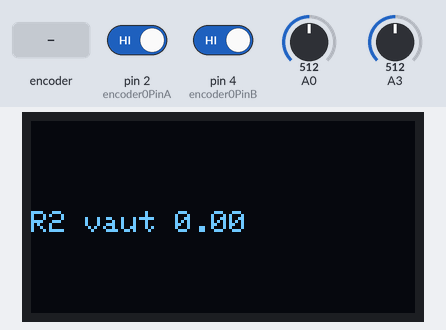
The sketch below on a simulated Arduino Uno, built with avr-gcc and run on an emulated ATmega328P. Shown: 128×64 one-colour display. Inputs (shaded band) come from the test bench; at power-on: A3 = 512, A0 = 512, pin 2 (encoder0PinA) HIGH, pin 4 (encoder0PinB) HIGH.

Above: at 1.2 s.
1.3 s: A3 set to 12
2.8 s: A3 set to 9
At 3.26 s:
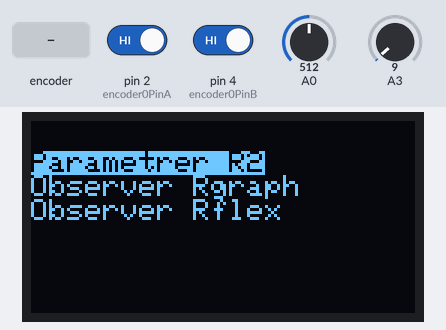
5.3 s: rotary encoder on pin 2 (encoder0PinA) / pin 4 (encoder0PinB) turned 3 steps (first pin leading)
At 7.2 s:
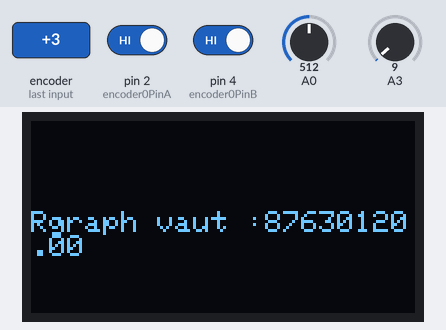
7.5 s: A0 set to 716
At 8.3 s:
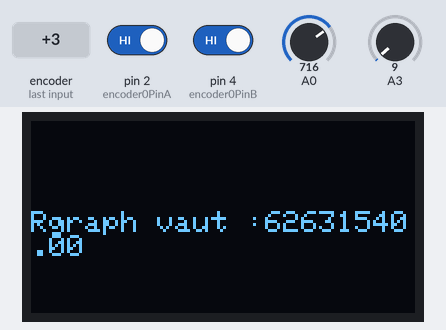
9.1 s: A0 set to 12
At 10.4 s:
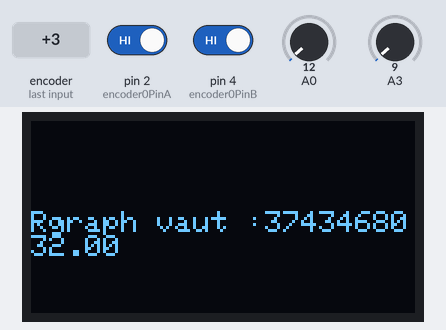
10.7 s: A0 set to 9
At 11.9 s:
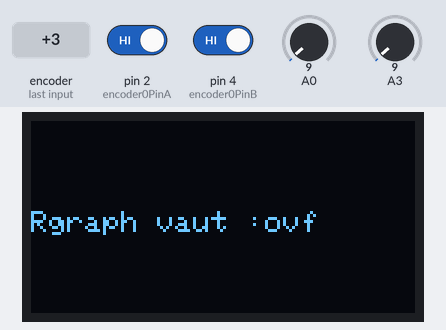
Timing chart, 0 to 13.3 s (numbered marks = the images above; inputs shaded):
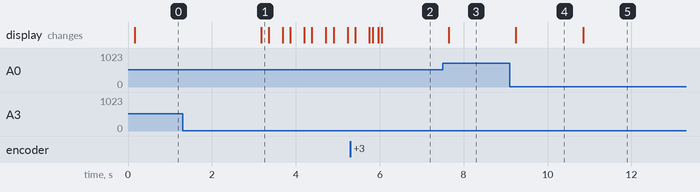

Measured:
- the behaviour switches between 11 and 10 on A3 (found by bisection; images 0 and 1)
- the behaviour switches between 11 and 10 on A0 (found by bisection; images 4 and 5)
- after the input at 1.3 s, every drawn part: stays the same
- after the input at 2.8 s, the display: changes after 0.37 s (image 1)
- after the input at 5.3 s, the display: first changes after 0.11 s (image 2 shows a later state)
- after the input at 7.5 s, the display: changes after 0.15 s (image 3)
- after the input at 9.1 s, the display: changes after 0.15 s (image 4)
- after the input at 10.7 s, the display: changes after 0.15 s (image 5)

The sketch:

Code_arduino_Lauriane_Alan.ino
```cpp
#include <SoftwareSerial.h>
#include <SPI.h>
#include <Adafruit_SSD1306.h>

////////////////////////////////////////////////////////////////////////////////////////////////////////
#define nombreDePixelsEnLargeur 128         // Taille de l'écran OLED, en pixel, au niveau de sa largeur
#define nombreDePixelsEnHauteur 64          // Taille de l'écran OLED, en pixel, au niveau de sa hauteur
#define brocheResetOLED         -1          // Reset de l'OLED partagé avec l'Arduino (d'où la valeur à -1, et non un numéro de pin)
#define adresseI2CecranOLED     0x3C
#define encoder0PinA  2  //CLK Output A Do not use other pin for clock as we are using interrupt
#define encoder0PinB  4  //DT Output B
#define Switch 5 // Switch connection if available
#define MCP_NOP 0b00000000
#define MCP_WRITE 0b00010001
#define MCP_SHTDWN 0b00100001
#define txPin 8   //Broche 11 en tant que RX, TX du HC-05
#define rxPin 9   //Broche 10 en tant que TX, RX du HC-05
#define baudrate 9600
////////////////////////////////////////////////////////////////////////////////////////////////////////

const int ssMCPin = 10; // Define the slave select for the digital pot
volatile unsigned int encoder0Pos = 0; //Valeur de position de l'encodeur rotatoire
int in_menu = 0; //Booleen permettant de switch entre menu et fonctionnalités
int last_pos_encodeur = 0; //Dernière position de l'encodeur rotatoire, pour savoir si la position a changé depuis le dernier tour de boucle
int pos_menu = 1; //Position dans le menu
float R2 = 5*196.08; //Valeur de R2, initialisée à environ 980
float sensorfelix = 0.0; //Valeur de tension du flexsensor
int buttonState;   // lecture actuelle du pin d'entrée du bouton poussoir
int lastButtonState = 0; //Dernière valeur de l'entrée du bouton poussoir
long lastDebounceTime = 0; // the last time the output pin was toggled
long debounceDelay = 10;    // temps de debouncing


Adafruit_SSD1306 ecranOLED(nombreDePixelsEnLargeur, nombreDePixelsEnHauteur, &Wire, brocheResetOLED); //definition de l'OLED
SoftwareSerial mySerial(rxPin ,txPin); //Definition du software serial pour le bluetooth

//SPIWrite est une fonction qui sera appelee pour ecrire des valeurs sur le potentiometre digital
void SPIWrite(uint8_t cmd, uint8_t data, uint8_t ssPin) // SPI write the command and data to the MCP IC connected to the ssPin
{
  SPI.beginTransaction(SPISettings(14000000, MSBFIRST, SPI_MODE0)); //https://www.arduino.cc/en/Reference/SPISettings
  digitalWrite(ssPin, LOW); // SS pin low to select chip
  SPI.transfer(cmd);        // Send command code
  SPI.transfer(data);       // Send associated value
  digitalWrite(ssPin, HIGH);// SS pin high to de-select chip
  SPI.endTransaction();
}

//---------------------------------------------------------------------------------------


void setup() {

//Setup des pins de l'encodeur rotatoire et de l'interrupt ------------------------------
  pinMode(encoder0PinA, INPUT);
  digitalWrite(encoder0PinA, HIGH);       // turn on pullup resistor
  pinMode(encoder0PinB, INPUT);
  digitalWrite(encoder0PinB, HIGH);       // turn on pullup resistor
  attachInterrupt(0, doEncoder, RISING); // encoder pin on interrupt 0 - pin2
//---------------------------------------------------------------------------------------

//Setup de l'ecran OLED ------------------------------------------------------------------------------------
      if(!ecranOLED.begin(SSD1306_SWITCHCAPVCC, adresseI2CecranOLED))
    while(1);                               // Arrêt du programme (boucle infinie) si échec d'initialisation
    boolean bCouleurInverse = false;
    ecranOLED.clearDisplay();  // Effaçage de l'intégralité du buffer de l'ecran
    ecranOLED.setTextSize(1);  // Taille de la police d'ecriture
    ecranOLED.setCursor(0,30 ); //Position initiale du curseur
    ecranOLED.setTextColor(SSD1306_WHITE, SSD1306_BLACK); //Couleur d'ecriture initiale
//----------------------------------------------------------------------------------------------------------


//Setup des pins serie et debut de communication sur les differents ports
  // initialize serial communication at 9600 bits per second:
  Serial.begin(baudrate);
  pinMode(rxPin,INPUT);
  pinMode(txPin,OUTPUT);
  pinMode (ssMCPin, OUTPUT); //select pin output
  digitalWrite(ssMCPin, HIGH); //SPI chip disabled
  SPI.begin();
  mySerial.begin(baudrate);
//------------------------------------------------------------------------

}


void loop() {

  int i_R2 = 5; //Initialisation de la position du wiper dans le pot. digital

  //Code des 3 fonctionnalités qui s'executent en dehors du menu principal selon la valeur de pos_menu
  if (not in_menu){ //Si on n'est pas dans le menu alors...

      if(pos_menu == 1){ //Si pos_menu vaut 1 on rentre dans la fonctionnalité reglage du gain, en choisissant R2, la resistance serie sur la borne V- de l'ampli-op
        i_R2 = 0; //On passe le wiper a 0
        buttonState = 0; //On force l'etat actuel du bouton poussoir a 0, car il n'est pas re-lu et vaut toujours 1 en sortant du menu
        delay(100); //Delai pour la stabilite

        while(!buttonState){ //Tant que le bouton poussoir n'a pas ete presse
            //Serial.println("on passe ici"); //Pour debugguer :)
            if (last_pos_encodeur != encoder0Pos) { //Si la position de l'encodeur rotatoire a change <=> il a tourne alors...
                          if(i_R2 < 255){ //Si la position du wiper vaut 254 ou moins, on l'incremente de 1
                            i_R2++;
                          }
                          else{ //Si elle vaut deja 255, alors elle repasse a 0
                            i_R2 = 0;
                          }
                          last_pos_encodeur = encoder0Pos; //Changement de la derniere position de l'encodeur, pour le prochain tour de boucle

              }
            //Affiche sur l'ecran oled de la valeur de R2 a chaque tour de boucle
            ecranOLED.clearDisplay(); //Clear de l'ecran
            ecranOLED.setCursor(0, 30);
            ecranOLED.print("R2 vaut ");
            ecranOLED.print(i_R2*196.08);
            ecranOLED.display();
            ecranOLED.setCursor(0, 30);
            //-------------------------------------------------------------------

            buttonState = Bouton(&lastButtonState, &lastDebounceTime); //Lecture du bouton poussoir, a l'aide d'une fonction dediee

        }
        //Une fois qu'on sort de la boucle de reglage de R2
        R2 = (float)i_R2*196.08;
        delay(300); //Delai pour stabilite
        SPIWrite(MCP_WRITE, i_R2, ssMCPin); //ecriture de R2 dans le pot. digital
        in_menu = 1; //On retourne dans le menu
       }

      else if(pos_menu == 2){ //Si pos_menu == 2, alors on passe dans la fonctionnalite lecture de Rgraphite et envoi par Bluetooth sur l'appli

        int sensorValue = analogRead(A0); //Lecture tension de sortie de l'ampli-op
        //Serial.println(sensorValue); //Pour observer sur ordinateur la tension, si necessaire
        float tension_graphite = (float)sensorValue * 5.0/1023.0; //Conversion valeur ADC vers tension en volts
        float Rc = ((100000.0*(100000.0+R2)*4.2968)/(R2*tension_graphite)) - 10000.0 - 100000.0; //Calcul de Rgraphite avec la fonction de transfert du circuit

        //Affichage de Rgraphite sur l'ecran oled
        ecranOLED.clearDisplay();
        ecranOLED.setCursor(0, 30);
        ecranOLED.print("Rgraph vaut :");
        ecranOLED.println(Rc);
        ecranOLED.display();
        ecranOLED.setCursor(0, 30);
        //---------------------------------------

        //Envoi de la valeur en sortie d'ADC vers l'application via le module bluetooth HC-05
        uint8_t sensorBT = sensorValue/4; //Variable permettant de cantonner la valeur sur un byte car synchronisation du transfert de donnee sur plusieurs octets
        //tres difficile avec l'application android et le module bluetooth, engendre des bugs. On perd un facteur 4 de resolution sur l'appli (20mV au lieu de 5)
        mySerial.write(sensorBT); //Envoi par bluetooth en serial
        delay(100); //Delai car le transfert de donnee prend du temps + stabilite

         //Si l'encodeur rotatoire a tourne depuis le dernier tour de boucle, on revient dans le menu
        if (last_pos_encodeur != encoder0Pos) {
              in_menu = 1;
              last_pos_encodeur = encoder0Pos;
            }
        //--------------------------------------------------------------------------------------------
      }

      else if (pos_menu ==  3){ //Fonctionnalite lecture de la resistance du flex sensor
      //Serial.println("Nous sommes dans le case 3"); //Pour debug

        int felixsensor = analogRead(A1);
        float sensorfelix = (39000.0*4.2968)/(4.2968 - (float)felixsensor*(5.0/1023.0));

        //Affichage OLED ---------------
        ecranOLED.clearDisplay();
        ecranOLED.setCursor(0, 30);
        ecranOLED.print("Rflex vaut :");
        ecranOLED.println(sensorfelix);
        ecranOLED.display();
        ecranOLED.setCursor(0, 30);
        //-------------------------------

        delay(100);

        //Retour menu si l'encodeur rotatoire tourne
        if (last_pos_encodeur != encoder0Pos) {
              in_menu = 1;
              last_pos_encodeur = encoder0Pos;
            }
        //------------------------------------------
      }
      else{
        Serial.println("Il y a eu un bug, déso"); //Exception si pos_menu se prend un rayon cosmique et prend une valeur impossible :)
      }

  }
  else { //Programme du menu

    //Serial.println("Nous sommes dans le menu");  //Pour debug

    //Affichage du menu, la ligne correspondant a la fonction selectionnee par pos_menu est en surbrillance
    ecranOLED.clearDisplay();
    ecranOLED.setCursor(0, 10);

    if (pos_menu == 1){ecranOLED.setTextColor(SSD1306_BLACK, SSD1306_WHITE);}
    ecranOLED.print("Parametrer R2\n");
    if (pos_menu == 1){ecranOLED.setTextColor(SSD1306_WHITE, SSD1306_BLACK);}

    if (pos_menu == 2){ecranOLED.setTextColor(SSD1306_BLACK, SSD1306_WHITE);}
    ecranOLED.print("Observer Rgraph\n");
    if (pos_menu == 2){ecranOLED.setTextColor(SSD1306_WHITE, SSD1306_BLACK);}

    if (pos_menu == 3){ecranOLED.setTextColor(SSD1306_BLACK, SSD1306_WHITE);}
    ecranOLED.print("Observer Rflex");
    if (pos_menu == 3){ecranOLED.setTextColor(SSD1306_WHITE, SSD1306_BLACK);}

    ecranOLED.display();

    //-----------------------------------------------------------------------------------------------------

    // Serial.println("Le bouton est a:"); //Pour debug
    // Serial.println(buttonState);

    //Code de selection de la fonctionnalite
     if (last_pos_encodeur != encoder0Pos) { //Si l'encodeur rotatoire tourne, pos_menu est incremente entre 1 et 3, puis repasse a 1
               last_pos_encodeur = encoder0Pos;
               if(pos_menu<3){
                 pos_menu++;
                 }
               else{
                 pos_menu=1;
                 }

       }

    buttonState = Bouton(&lastButtonState, &lastDebounceTime); //Lecture du bouton poussoir
    if(buttonState){ //Si le bouton est appuye alors on sort du menu, pos_menu ne change pas donc on entre dans la bonne fonctionnalite
      in_menu = 0;
    }
    delay(50); //Pour la stabilite
  }


}


//Fonction qui gere l'interrupt de l'encodeur rotatoire et incremente ou decremente sa position selon l'etat du pin encoder0PinB
void doEncoder() {
  if (digitalRead(encoder0PinB)==HIGH) {
    encoder0Pos++;
  } else {
    encoder0Pos--;
  }
}
//-------------------------------------------------------------------------------------------------------------------------------

//Fonction de lecture du bouton poussoir, avec debouncing pour eviter les flickerings et mauvaises lectures
int Bouton(int * LBS, long * LBT) { //On passe par des pointeurs pour pouvoir modifier des variables passees en entree de la fonction
    int Bout_state = 0;
    int reading = analogRead(A3); //On utilise une entree analogique car la tension du bouton ne suffit pas a declencher un haut niveau logique en entree digitale
      if(reading > 10){ //Lorsque le bouton n'est pas appuye on a un niveau de tension d'environ 1V
        reading = 0;
      }
      else{
        reading = 1;
      }


      // check to see if you just pressed the button
      // (i.e. the input went from LOW to HIGH),  and youve waited
      // long enough since the last press to ignore any noise:
      // If the switch changed, due to noise or pressing:
      if (reading != *LBS) { //Si la valeur de lecture a change (bruit ou intentionnel)

        *LBT = millis();  // reset du timer de deboucing

      }

      if ((millis() - *LBT) > debounceDelay)
      {
        // whatever the reading is at, it's been there for longer
        // than the debounce delay, so take it as the actual current state:
        Bout_state = reading;
      }

    *LBS = reading;
    //  Serial.print("state = ");
    //  Serial.println(reading);

    //Serial.println(Bout_state); //Pour debug
    return Bout_state;

}

//---------------------------------------------------------------------------------
                                        //FIN DU CODE, Merci pour votre attention//
```
